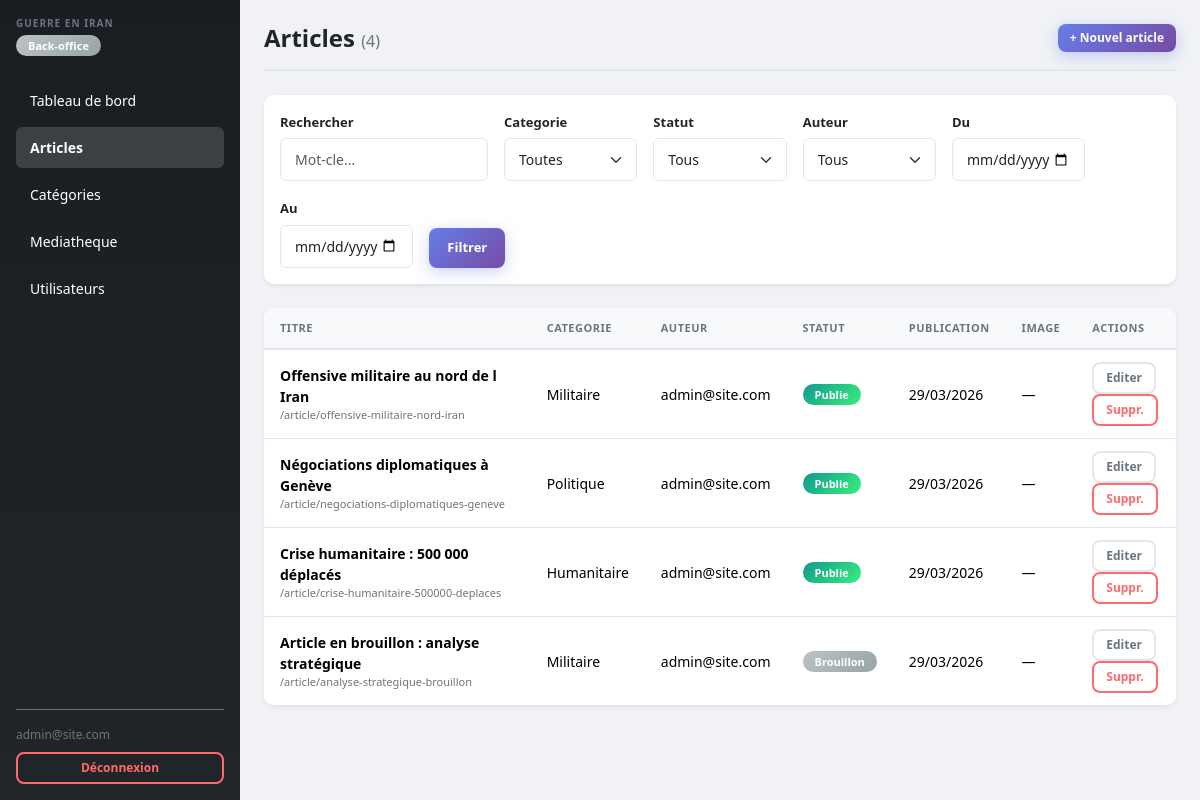
Screenshot of /backoffice/src/articles/list.php (signed in) with the database file from the repository.
### tables this page shows
CREATE TABLE IF NOT EXISTS users (
  id           INT AUTO_INCREMENT PRIMARY KEY,
  nom          VARCHAR(100) NOT NULL DEFAULT '',
  email        VARCHAR(150) UNIQUE NOT NULL,
  mot_de_passe VARCHAR(255) NOT NULL,
  role         ENUM('admin', 'editeur', 'redacteur') NOT NULL DEFAULT 'redacteur',
  actif        TINYINT(1) NOT NULL DEFAULT 1,
  created_at   DATETIME DEFAULT CURRENT_TIMESTAMP
);

CREATE TABLE IF NOT EXISTS articles (
  id               INT AUTO_INCREMENT PRIMARY KEY,
  titre            VARCHAR(255) NOT NULL,
  slug             VARCHAR(255) UNIQUE NOT NULL,
  contenu          LONGTEXT,
  resume           TEXT,
  image            VARCHAR(255),
  alt_image        VARCHAR(255),
  date_publication DATETIME DEFAULT CURRENT_TIMESTAMP,
  statut           ENUM('publie','brouillon','planifie') DEFAULT 'brouillon',
  categorie_id     INT,
  user_id          INT,
  created_at       DATETIME DEFAULT CURRENT_TIMESTAMP,
  updated_at       DATETIME DEFAULT CURRENT_TIMESTAMP ON UPDATE CURRENT_TIMESTAMP,
  FOREIGN KEY (categorie_id) REFERENCES categories(id) ON DELETE SET NULL,
  FOREIGN KEY (user_id)      REFERENCES users(id)      ON DELETE SET NULL
);

CREATE TABLE IF NOT EXISTS categories (
  id          INT AUTO_INCREMENT PRIMARY KEY,
  nom         VARCHAR(100) NOT NULL,
  slug        VARCHAR(100) UNIQUE NOT NULL,
  description TEXT
);

### backoffice/src/includes/auth.php (called while the page is built, shortened)
<?php
$currentUser = $_SESSION['user'];

### backoffice/src/includes/db.php (called while the page is built, shortened)
<?php
$host = $_ENV['DB_HOST'] ?? $_SERVER['DB_HOST'] ?? getenv('DB_HOST') ?: 'db';
$db   = $_ENV['DB_NAME'] ?? $_SERVER['DB_NAME'] ?? getenv('DB_NAME') ?: 'guerre_iran';
$user = $_ENV['DB_USER'] ?? $_SERVER['DB_USER'] ?? getenv('DB_USER') ?: 'user';
$pass = $_ENV['DB_PASS'] ?? $_SERVER['DB_PASS'] ?? getenv('DB_PASS') ?: 'password';
try {
    $pdo = new PDO(
        "mysql:host=$host;dbname=$db;charset=utf8mb4",
        $user, $pass,
        [
            PDO::ATTR_ERRMODE            => PDO::ERRMODE_EXCEPTION,
            PDO::ATTR_DEFAULT_FETCH_MODE => PDO::FETCH_ASSOC,
            PDO::ATTR_EMULATE_PREPARES   => false,
        ]
    );
} catch (PDOException $e) {
    die('Connexion BDD echouee : ' . $e->getMessage());
}
function getUsers(): array {
    global $pdo;
    return $pdo->query(
        "SELECT id, nom, email, role, actif, created_at FROM users ORDER BY created_at DESC"
    )->fetchAll();
}
function getArticles(): array {
    global $pdo;
    return $pdo->query(
        "SELECT a.*, c.nom AS categorie, u.email AS auteur
         FROM articles a
         LEFT JOIN categories c ON a.categorie_id = c.id
         LEFT JOIN users      u ON a.user_id      = u.id
         ORDER BY a.date_publication DESC"
    )->fetchAll();
}

### backoffice/src/articles/list.php (the view, shortened to what this page needs)
<?php
require_once '../includes/auth.php';
require_once '../includes/db.php';
$users       = getUsers();
$filters = [
    'search'       => trim($_GET['search'] ?? ''),
    'categorie_id' => $_GET['categorie_id'] ?? '',
    'statut'       => $_GET['statut'] ?? '',
    'user_id'      => $_GET['user_id'] ?? '',
    'date_from'    => $_GET['date_from'] ?? '',
    'date_to'      => $_GET['date_to'] ?? '',
];
$hasFilters = !empty($filters['search']) || !empty($filters['categorie_id']) ||
              !empty($filters['statut']) || !empty($filters['user_id']) ||
              !empty($filters['date_from']) || !empty($filters['date_to']);
$articles = $hasFilters ? getArticlesFiltered($filters) : getArticles();
require '../includes/nav.php';
?>
<div class="page-header">
    <h1>Articles <span class="text-secondary fw-normal fs-6">(<?= count($articles) ?>)</span></h1>
    <a href="/articles/create.php" class="btn btn-dark btn-sm">+ Nouvel article</a>
</div>
<div class="card border-0 shadow-sm mb-4">
    <div class="card-body">
        <form method="GET" class="row g-3 align-items-end">
            <div class="col-md-3">
                <label class="form-label" for="search">Rechercher</label>
                <input type="text" id="search" name="search" class="form-control"
                       placeholder="Mot-cle..." value="<?= htmlspecialchars($filters['search']) ?>">
            </div>
            <div class="col-md-2">
                <label class="form-label" for="categorie_id">Categorie</label>
                <select id="categorie_id" name="categorie_id" class="form-select">
                    <option value="">Toutes</option>
                </select>
            </div>
            <div class="col-md-2">
                <label class="form-label" for="statut">Statut</label>
                <select id="statut" name="statut" class="form-select">
                    <option value="">Tous</option>
                </select>
            </div>
            <div class="col-md-2">
                <label class="form-label" for="user_id">Auteur</label>
                <select id="user_id" name="user_id" class="form-select">
                    <option value="">Tous</option>
                </select>
            </div>
            <div class="col-md-2">
                <label class="form-label" for="date_from">Du</label>
                <input type="date" id="date_from" name="date_from" class="form-control"
                       value="<?= htmlspecialchars($filters['date_from']) ?>">
            </div>
            <div class="col-md-2">
                <label class="form-label" for="date_to">Au</label>
                <input type="date" id="date_to" name="date_to" class="form-control"
                       value="<?= htmlspecialchars($filters['date_to']) ?>">
            </div>
            <div class="col-md-3">
                <button type="submit" class="btn btn-dark">Filtrer</button>
            </div>
        </form>
    </div>
</div>
<div class="card border-0 shadow-sm">
    <div class="card-body p-0">
        <table class="table table-hover mb-0">
            <thead>
                <tr>
                    <th style="width:30%">Titre</th>
                    <th>Categorie</th>
                    <th>Auteur</th>
                    <th>Statut</th>
                    <th>Publication</th>
                    <th>Image</th>
                    <th style="width:120px">Actions</th>
                </tr>
            </thead>
            <tbody>
            <?php if (empty($articles)): ?>
                <tr><td colspan="7" class="text-center text-secondary py-4">
                    <?php if ($hasFilters): ?>
                        Aucun article ne correspond aux filtres. <a href="/articles/list.php">Reinitialiser</a>
                    <?php else: ?>
                        Aucun article. <a href="/articles/create.php">Creer le premier</a>
                    <?php endif; ?>
                </td></tr>
            <?php else: ?>
                <?php foreach ($articles as $a): ?>
                <tr>
                    <td>
                        <strong><?= htmlspecialchars($a['titre']) ?></strong>
                        <div class="text-secondary" style="font-size:11px">/article/<?= $a['slug'] ?></div>
                    </td>
                    <td><?= htmlspecialchars($a['categorie'] ?? '—') ?></td>
                    <td><?= htmlspecialchars($a['auteur'] ?? '—') ?></td>
                    <td>
                        <?php if ($a['statut'] === 'publie'): ?>
                            <span class="badge bg-success">Publie</span>
                        <?php elseif ($a['statut'] === 'planifie'): ?>
                            <span class="badge bg-info">Planifie</span>
                        <?php else: ?>
                            <span class="badge bg-secondary">Brouillon</span>
                        <?php endif; ?>
                    </td>
                    <td>
                        <?php if ($a['statut'] === 'planifie'): ?>
                            <span title="Publication prevue"><?= date('d/m/Y H:i', strtotime($a['date_publication'])) ?></span>
                        <?php else: ?>
                            <?= date('d/m/Y', strtotime($a['date_publication'])) ?>
                        <?php endif; ?>
                    </td>
                    <td>
                        <?php if ($a['image']): ?>
                            <img src="/uploads/<?= htmlspecialchars($a['image']) ?>"
                                 alt="<?= htmlspecialchars($a['alt_image']) ?>"
                                 style="width:48px;height:36px;object-fit:cover;border-radius:4px">
                        <?php else: ?>—<?php endif; ?>
                    </td>
                    <td>
                        <a href="/articles/edit.php?id=<?= $a['id'] ?>" class="btn btn-sm btn-outline-secondary me-1">Editer</a>
                        <a href="/articles/delete.php?id=<?= $a['id'] ?>"
                           class="btn btn-sm btn-outline-danger"
                           onclick="return confirm('Supprimer cet article ?')">Suppr.</a>
                    </td>
                </tr>
                <?php endforeach; ?>
            <?php endif; ?>
            </tbody>
        </table>
    </div>
</div>
<?php require '../includes/footer.php'; ?>

### backoffice/src/includes/nav.php (shortened to what this page needs)
<?php
$currentPage = basename($_SERVER['PHP_SELF']);
$currentUri  = $_SERVER['REQUEST_URI'];
?>
<!DOCTYPE html>
<html lang="fr">
<head>
    <link href="https://cdn.jsdelivr.net/npm/bootstrap@5.3.3/dist/css/bootstrap.min.css" rel="stylesheet">
    <link rel="stylesheet" href="/assets/css/style.css">
</head>
<body>
<div class="d-flex" id="wrapper">
    <nav class="sidebar bg-dark text-white d-flex flex-column p-3">
        <div class="mb-4">
            <div class="text-uppercase text-secondary" style="font-size:10px;letter-spacing:.1em;font-weight:600">
                Guerre en Iran
            </div>
            <span class="badge bg-secondary mt-1">Back-office</span>
        </div>
        <ul class="nav flex-column gap-1 flex-grow-1">
            <li>
                <a href="/dashboard.php"
                   class="nav-link text-white rounded <?= $currentPage === 'dashboard.php' ? 'active' : '' ?>">
                    Tableau de bord
                </a>
            </li>
            <li>
                <a href="/articles/list.php"
                   class="nav-link text-white rounded <?= str_contains($currentUri, '/articles/') ? 'active' : '' ?>">
                    Articles
                </a>
            </li>
            <li>
                <a href="/categories/list.php"
                   class="nav-link text-white rounded <?= str_contains($currentUri, '/categories/') ? 'active' : '' ?>">
                    Catégories
                </a>
            </li>
            <li>
                <a href="/media/list.php"
                   class="nav-link text-white rounded <?= str_contains($currentUri, '/media/') ? 'active' : '' ?>">
                    Mediatheque
                </a>
            </li>
            <?php if (isset($currentUser) && $currentUser['role'] === 'admin'): ?>
            <li>
                <a href="/users/list.php"
                   class="nav-link text-white rounded <?= str_contains($currentUri, '/users/') ? 'active' : '' ?>">
                    Utilisateurs
                </a>
            </li>
            <?php endif; ?>
        </ul>
        <div class="pt-3 mt-auto border-top border-secondary">
            <div class="text-secondary mb-2" style="font-size:12px">
                <?= htmlspecialchars($currentUser['email']) ?>
            </div>
            <a href="/logout.php" class="btn btn-outline-danger btn-sm w-100">
                Déconnexion
            </a>
        </div>
    </nav>
    <main class="flex-grow-1 p-4">

### backoffice/src/assets/css/style.css (style rules this page uses)
:root { --primary: #212529; --primary-light: #495057; --success: #198754; --info: #0dcaf0; --warning: #ffc107; --danger: #dc3545; --secondary: #6c757d; --light: #f8f9fa; --border: #e3e6ef; --bg: #f0f2f5; --white: #ffffff; --shadow: 0 2px 8px rgba(0,0,0,0.08); --radius: 10px; }
* { box-sizing: border-box; }
body { background: var(--bg); font-family: 'Segoe UI', -apple-system, BlinkMacSystemFont, sans-serif; font-size: 14px; color: var(--primary); margin: 0; }
.sidebar { min-width: 240px; max-width: 240px; height: 100vh; position: sticky; top: 0; background: linear-gradient(180deg, #1a1d21 0%, #212529 100%); }
.sidebar .nav-link { padding: 10px 14px; font-size: 14px; color: rgba(255,255,255,0.75); border-radius: 6px; transition: all 0.2s ease; margin-bottom: 2px; }
.sidebar .nav-link.active { background: rgba(255,255,255,0.15); color: #fff; font-weight: 600; }
.page-header { display: flex; align-items: center; justify-content: space-between; margin-bottom: 1.5rem; padding-bottom: 1rem; border-bottom: 2px solid var(--border); }
.page-header h1 { font-size: 1.5rem; font-weight: 700; margin: 0; color: var(--primary); }
.card { border-radius: var(--radius); overflow: hidden; }
.table { margin-bottom: 0; }
.table th { font-size: 11px; text-transform: uppercase; letter-spacing: 0.5px; color: var(--secondary); background: var(--light); font-weight: 600; padding: 12px 16px; border-bottom: 2px solid var(--border); }
.table td { vertical-align: middle; padding: 12px 16px; border-bottom: 1px solid var(--border); }
.table tbody tr:last-child td { border-bottom: none; }
.badge { font-size: 11px; font-weight: 600; padding: 5px 12px; border-radius: 20px; }
.badge-publie, .badge.bg-success { background: linear-gradient(135deg, #11998e 0%, #38ef7d 100%) !important; color: #fff !important; }
.badge-brouillon, .badge.bg-secondary { background: linear-gradient(135deg, #bdc3c7 0%, #95a5a6 100%) !important; color: #fff !important; }
.btn { font-weight: 600; border-radius: 8px; padding: 10px 18px; font-size: 13px; transition: all 0.3s ease; border: none; }
.btn-dark { background: linear-gradient(135deg, #667eea 0%, #764ba2 100%); border: none; box-shadow: 0 4px 15px rgba(102, 126, 234, 0.35); }
.btn-outline-secondary { border: 2px solid var(--border); color: var(--secondary); background: transparent; }
.btn-outline-danger { border: 2px solid #FF6B6B; color: #FF6B6B; background: transparent; }
.btn-sm { padding: 5px 12px; font-size: 12px; }
.form-label { font-weight: 600; font-size: 13px; color: var(--primary); margin-bottom: 6px; }
.form-control, .form-select { border-radius: 6px; border: 1px solid var(--border); padding: 10px 14px; font-size: 14px; transition: all 0.2s; }
.card, .stat-card, .stat-card-mini { animation: fadeIn 0.3s ease; }

### rows the page displays
users: email "admin@site.com"
articles: titre "Offensive militaire au nord de l Iran", slug "offensive-militaire-nord-iran", categorie.nom "Militaire", user.email "admin@site.com", statut "Publie", date_publication "29/03/2026"
articles: titre "Négociations diplomatiques à Genève", slug "negociations-diplomatiques-geneve", categorie.nom "Politique", user.email "admin@site.com", statut "Publie", date_publication "29/03/2026"
articles: titre "Crise humanitaire : 500 000 déplacés", slug "crise-humanitaire-500000-deplaces", categorie.nom "Humanitaire", user.email "admin@site.com", statut "Publie", date_publication "29/03/2026"
articles: titre "Article en brouillon : analyse stratégique", slug "analyse-strategique-brouillon", categorie.nom "Militaire", user.email "admin@site.com", statut "Brouillon", date_publication "29/03/2026"

### other values shown
count($articles) "4"
